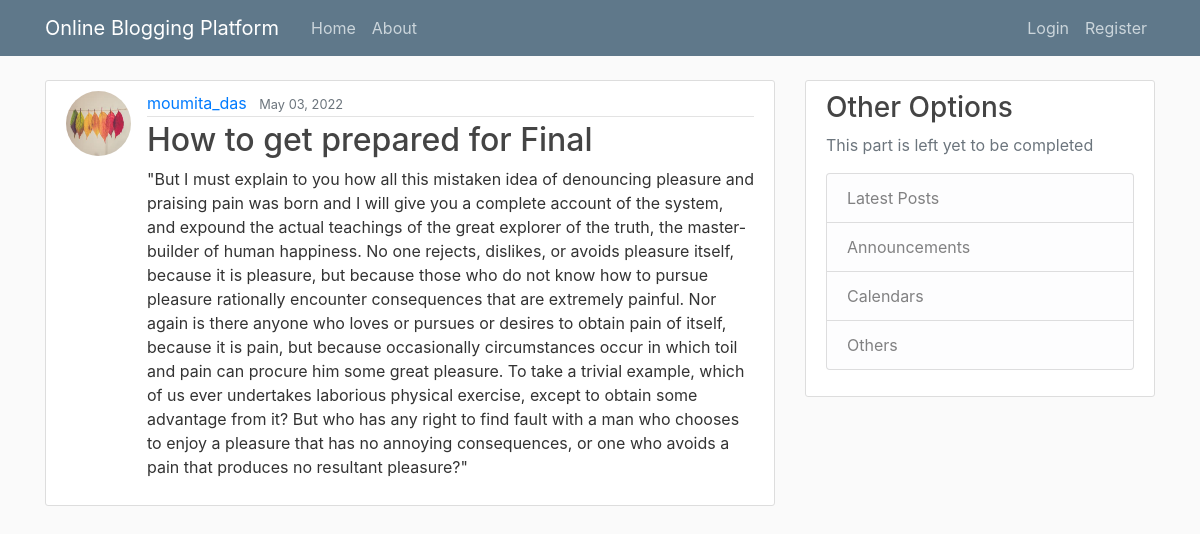
The page /post/33/ on the database its author committed.
### blog/models.py (models this page shows, shortened)
class Post(models.Model):
    title = models.CharField(max_length=100)
    content = models.TextField()
    date_posted = models.DateTimeField(default=timezone.now)
    author = models.ForeignKey(User, on_delete=models.CASCADE)

### users/models.py (models this page shows, shortened)
class Profile(models.Model):
    user = models.OneToOneField(User, on_delete=models.CASCADE)
    image = models.ImageField(default='default.jpg', upload_to='profile_pics')

### blog/views.py (the view)
# urls.py: path('post/<int:pk>/', PostDetailView.as_view(), name='post-detail'),
class PostDetailView(DetailView):
    model = Post

### blog/templates/blog/post_detail.html (shortened to what this page needs)
{% extends "blog/base.html" %}
{% block content %}
  <article class="media content-section">
    <img class="rounded-circle article-img" src="{{ object.author.profile.image.url }}">
    <div class="media-body">
      <div class="article-metadata">
        <a class="mr-2" href="{% url 'user-posts' object.author.username %}">{{ object.author }}</a>
        <small class="text-muted">{{ object.date_posted|date:"F d, Y" }}</small>
      </div>
      <h2 class="article-title">{{ object.title }}</h2>
      <p class="article-content">{{ object.content }}</p>
    </div>
  </article>
{% endblock content %}

### blog/static/blog/main.css (style rules this page uses)
body { background: #fafafa; color: #333333; margin-top: 5rem; }
h1, h2, h3, h4, h5, h6 { color: #444444; }
.content-section { background: #ffffff; padding: 10px 20px; border: 1px solid #dddddd; border-radius: 3px; margin-bottom: 20px; }
.article-title { color: #444444; }
.article-content { white-space: pre-line; }
.article-img { height: 65px; width: 65px; margin-right: 16px; }
.article-metadata { padding-bottom: 1px; margin-bottom: 4px; border-bottom: 1px solid #e3e3e3 }

### rows shown on the page
Post: author.profile.image (picture), author "moumita_das", date_posted "May 03, 2022", title "How to get prepared for Final", content "\"But I must explain to you how all this mistaken idea of denouncing pleasure and praising pain was born and I will give you a complete account of the system, and expound the actual teachings of the great explorer of the truth, the master-builder of human happiness. No one rejects, dislikes, or avoids pleasure itself, because it is pleasure, but because those who do not know how to pursue pleasure rationally encounter consequences that are extremely painful. Nor again is there anyone who loves or pursues or desires to obtain pain of itself, because it is pain, but because occasionally circumstances occur in which toil and pain can procure him some great pleasure. To take a trivial example,…"
